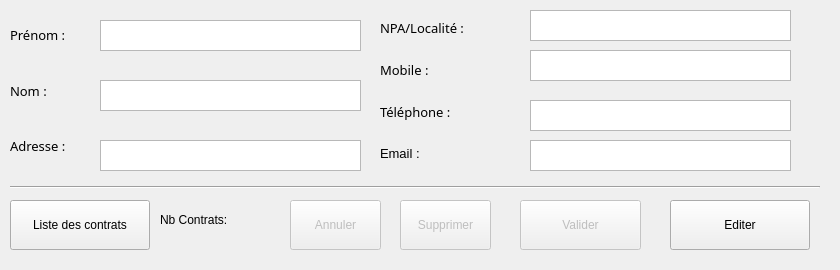
<?xml version="1.0" encoding="UTF-8"?>
<ui version="4.0">
 <class>Detail</class>
 <widget class="QMainWindow" name="Detail">
  <property name="geometry">
   <rect>
    <x>0</x>
    <y>0</y>
    <width>840</width>
    <height>270</height>
   </rect>
  </property>
  <property name="windowTitle">
   <string>Detail Customer</string>
  </property>
  <widget class="QWidget" name="centralwidget">
   <widget class="QWidget" name="verticalLayoutWidget">
    <property name="geometry">
     <rect>
      <x>10</x>
      <y>10</y>
      <width>88</width>
      <height>161</height>
     </rect>
    </property>
    <property name="font">
     <font>
      <pointsize>10</pointsize>
     </font>
    </property>
    <layout class="QVBoxLayout" name="verticalLayout">
     <item>
      <widget class="QLabel" name="label_2">
       <property name="font">
        <font>
         <family>Arial Black</family>
         <pointsize>10</pointsize>
         <weight>10</weight>
         <italic>false</italic>
         <bold>false</bold>
        </font>
       </property>
       <property name="styleSheet">
        <string notr="true">font: 87 10pt &quot;Arial Black&quot;;</string>
       </property>
       <property name="text">
        <string>Prénom :</string>
       </property>
       <property name="textInteractionFlags">
        <set>Qt::LinksAccessibleByMouse</set>
       </property>
      </widget>
     </item>
     <item>
      <widget class="QLabel" name="label_3">
       <property name="font">
        <font>
         <family>Arial Black</family>
         <pointsize>10</pointsize>
         <weight>10</weight>
         <italic>false</italic>
         <bold>false</bold>
        </font>
       </property>
       <property name="styleSheet">
        <string notr="true">font: 87 10pt &quot;Arial Black&quot;;</string>
       </property>
       <property name="text">
        <string>Nom :</string>
       </property>
      </widget>
     </item>
     <item>
      <widget class="QLabel" name="label_4">
       <property name="font">
        <font>
         <family>Arial Black</family>
         <pointsize>10</pointsize>
         <weight>10</weight>
         <italic>false</italic>
         <bold>false</bold>
        </font>
       </property>
       <property name="styleSheet">
        <string notr="true">font: 87 10pt &quot;Arial Black&quot;;</string>
       </property>
       <property name="text">
        <string>Adresse :</string>
       </property>
      </widget>
     </item>
    </layout>
   </widget>
   <widget class="QWidget" name="verticalLayoutWidget_3">
    <property name="geometry">
     <rect>
      <x>380</x>
      <y>10</y>
      <width>132</width>
      <height>161</height>
     </rect>
    </property>
    <property name="font">
     <font>
      <pointsize>10</pointsize>
     </font>
    </property>
    <layout class="QVBoxLayout" name="verticalLayout_3">
     <item>
      <widget class="QLabel" name="label_8">
       <property name="font">
        <font>
         <family>Arial Black</family>
         <pointsize>10</pointsize>
         <weight>10</weight>
         <italic>false</italic>
         <bold>false</bold>
        </font>
       </property>
       <property name="styleSheet">
        <string notr="true">font: 87 10pt &quot;Arial Black&quot;;</string>
       </property>
       <property name="text">
        <string>NPA/Localité :</string>
       </property>
      </widget>
     </item>
     <item>
      <widget class="QLabel" name="label_9">
       <property name="font">
        <font>
         <family>Arial Black</family>
         <pointsize>10</pointsize>
         <weight>10</weight>
         <italic>false</italic>
         <bold>false</bold>
        </font>
       </property>
       <property name="styleSheet">
        <string notr="true">font: 87 10pt &quot;Arial Black&quot;;</string>
       </property>
       <property name="text">
        <string>Mobile :</string>
       </property>
      </widget>
     </item>
     <item>
      <widget class="QLabel" name="label_10">
       <property name="font">
        <font>
         <family>Arial Black</family>
         <pointsize>10</pointsize>
         <weight>10</weight>
         <italic>false</italic>
         <bold>false</bold>
        </font>
       </property>
       <property name="styleSheet">
        <string notr="true">font: 87 10pt &quot;Arial Black&quot;;</string>
       </property>
       <property name="text">
        <string>Téléphone :</string>
       </property>
      </widget>
     </item>
     <item>
      <widget class="QLabel" name="label_14">
       <property name="styleSheet">
        <string notr="true">font: 87 10pt &quot;Arial Black&quot;;</string>
       </property>
       <property name="text">
        <string>Email :</string>
       </property>
      </widget>
     </item>
    </layout>
   </widget>
   <widget class="QPushButton" name="btnContracts">
    <property name="geometry">
     <rect>
      <x>10</x>
      <y>200</y>
      <width>140</width>
      <height>50</height>
     </rect>
    </property>
    <property name="text">
     <string>Liste des contrats</string>
    </property>
    <property name="checkable">
     <bool>false</bool>
    </property>
   </widget>
   <widget class="Line" name="line">
    <property name="geometry">
     <rect>
      <x>10</x>
      <y>180</y>
      <width>810</width>
      <height>15</height>
     </rect>
    </property>
    <property name="orientation">
     <enum>Qt::Horizontal</enum>
    </property>
   </widget>
   <widget class="QLabel" name="label_5">
    <property name="geometry">
     <rect>
      <x>160</x>
      <y>210</y>
      <width>111</width>
      <height>20</height>
     </rect>
    </property>
    <property name="styleSheet">
     <string notr="true">font: 87 10pt &quot;Arial Black&quot;;</string>
    </property>
    <property name="text">
     <string>Nb Contrats:</string>
    </property>
   </widget>
   <widget class="QPushButton" name="btnEditer">
    <property name="geometry">
     <rect>
      <x>670</x>
      <y>200</y>
      <width>140</width>
      <height>50</height>
     </rect>
    </property>
    <property name="text">
     <string>Editer</string>
    </property>
    <property name="checkable">
     <bool>false</bool>
    </property>
   </widget>
   <widget class="QPushButton" name="btnAnnuler">
    <property name="enabled">
     <bool>false</bool>
    </property>
    <property name="geometry">
     <rect>
      <x>290</x>
      <y>200</y>
      <width>91</width>
      <height>50</height>
     </rect>
    </property>
    <property name="text">
     <string>Annuler</string>
    </property>
    <property name="checkable">
     <bool>false</bool>
    </property>
   </widget>
   <widget class="QPushButton" name="btnSupprimer">
    <property name="enabled">
     <bool>false</bool>
    </property>
    <property name="geometry">
     <rect>
      <x>400</x>
      <y>200</y>
      <width>91</width>
      <height>50</height>
     </rect>
    </property>
    <property name="text">
     <string>Supprimer</string>
    </property>
    <property name="checkable">
     <bool>false</bool>
    </property>
   </widget>
   <widget class="QPushButton" name="btnValider">
    <property name="enabled">
     <bool>false</bool>
    </property>
    <property name="geometry">
     <rect>
      <x>520</x>
      <y>200</y>
      <width>121</width>
      <height>50</height>
     </rect>
    </property>
    <property name="text">
     <string>Valider</string>
    </property>
    <property name="checkable">
     <bool>false</bool>
    </property>
   </widget>
   <widget class="QTextEdit" name="lblPrenom">
    <property name="geometry">
     <rect>
      <x>100</x>
      <y>20</y>
      <width>261</width>
      <height>31</height>
     </rect>
    </property>
    <property name="inputMethodHints">
     <set>Qt::ImhMultiLine</set>
    </property>
    <property name="textInteractionFlags">
     <set>Qt::NoTextInteraction</set>
    </property>
   </widget>
   <widget class="QTextEdit" name="lblNom">
    <property name="geometry">
     <rect>
      <x>100</x>
      <y>80</y>
      <width>261</width>
      <height>31</height>
     </rect>
    </property>
    <property name="inputMethodHints">
     <set>Qt::ImhMultiLine</set>
    </property>
    <property name="textInteractionFlags">
     <set>Qt::NoTextInteraction</set>
    </property>
   </widget>
   <widget class="QTextEdit" name="lblAdresse">
    <property name="geometry">
     <rect>
      <x>100</x>
      <y>140</y>
      <width>261</width>
      <height>31</height>
     </rect>
    </property>
    <property name="inputMethodHints">
     <set>Qt::ImhMultiLine</set>
    </property>
    <property name="textInteractionFlags">
     <set>Qt::NoTextInteraction</set>
    </property>
   </widget>
   <widget class="QTextEdit" name="lblNPA">
    <property name="geometry">
     <rect>
      <x>530</x>
      <y>10</y>
      <width>261</width>
      <height>31</height>
     </rect>
    </property>
    <property name="inputMethodHints">
     <set>Qt::ImhMultiLine</set>
    </property>
    <property name="textInteractionFlags">
     <set>Qt::NoTextInteraction</set>
    </property>
   </widget>
   <widget class="QTextEdit" name="lblNumero">
    <property name="geometry">
     <rect>
      <x>530</x>
      <y>50</y>
      <width>261</width>
      <height>31</height>
     </rect>
    </property>
    <property name="inputMethodHints">
     <set>Qt::ImhMultiLine</set>
    </property>
    <property name="textInteractionFlags">
     <set>Qt::NoTextInteraction</set>
    </property>
   </widget>
   <widget class="QTextEdit" name="lblTelephone">
    <property name="geometry">
     <rect>
      <x>530</x>
      <y>100</y>
      <width>261</width>
      <height>31</height>
     </rect>
    </property>
    <property name="inputMethodHints">
     <set>Qt::ImhMultiLine</set>
    </property>
    <property name="textInteractionFlags">
     <set>Qt::NoTextInteraction</set>
    </property>
   </widget>
   <widget class="QTextEdit" name="lblEmail">
    <property name="geometry">
     <rect>
      <x>530</x>
      <y>140</y>
      <width>261</width>
      <height>31</height>
     </rect>
    </property>
    <property name="inputMethodHints">
     <set>Qt::ImhMultiLine</set>
    </property>
    <property name="textInteractionFlags">
     <set>Qt::NoTextInteraction</set>
    </property>
   </widget>
  </widget>
 </widget>
 <resources/>
 <connections/>
</ui>
